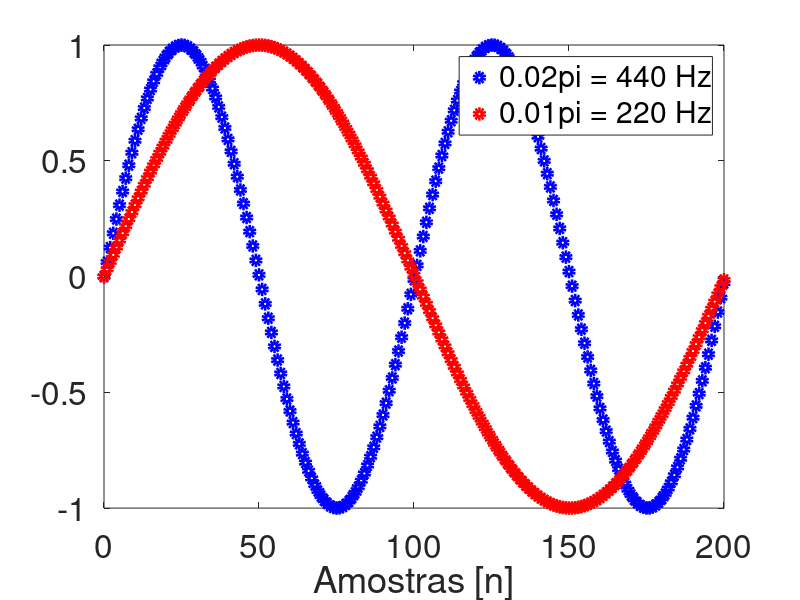

The MATLAB source for this figure: (Note: this script raises an error after producing the figure.)
%%%Plot das imagens utilizadas nos slides%%%
%% Configuracao do plot
% get(groot,'factory') % Exibe todas as propriedades
set(groot, 'defaultLineLineWidth', 4);
set(groot,'defaultLineMarkerSize', 6);
set(groot,'defaultAxesFontSize',24);
set(groot,'PointerLocation',[1080,1980])
%% Síntese de senos
fs = 44100;
f1 = 440;
f2 = 220;
n = 0:1:200;
y1 = sin(2*pi*f1/fs.*n);
y2 = sin(2*pi*f2/fs.*n);

figure(1)
set(gcf, 'Units', 'Normalized', 'OuterPosition', [0 0 1 1]);

clf()
plot(n,y1,'ob')
hold 
plot(n,y2,'or')
xlabel("Amostras [n]")
legend("0.02\pi = 440 Hz","0.01\pi = 220 Hz")
saveas(gcf,'Imagens\sinal_introducao.png')

%% Análise Espectral
%Exemplo 1 - Número de pontos da dtft
n = (0:1:800);
signal =  sin(2*pi*f1/fs.*n) + sin(2*pi*f2/fs.*n) ;
N_fft = 2^12;
%[n_lin,n_col]  =  size(signal);
% signal = reshape(signal, max(n_lin,n_col), min(n_lin,n_col)); 

X_axis_fs = (0:N_fft-1).* (fs/N_fft);
X_axis_wc = (0:N_fft-1).* (2/N_fft);

Mag_resp = abs( fft( signal.* hanning(length(signal) )', N_fft) );
Mag_resp = Mag_resp/max(Mag_resp);

figure(2);
set(gcf, 'Units', 'Normalized', 'OuterPosition', [0 0 1 1]);

clf()
t = tiledlayout(1,1);
ax1 = axes(t);
plot(ax1,X_axis_wc,Mag_resp','ob')
hold 
axis([0,1000*2/fs,0,1])
ax1.XAxisLocation = 'bottom';
xlabel("\omega")

ax2 = axes(t);
plot(ax2,X_axis_fs,Mag_resp','or')
ax2.XAxisLocation = 'top';
ax2.YAxisLocation = 'right';
ax2.Color = 'none';
xlabel("frequências [Hz]")
axis([0,1000,0,1])




%Exemplo 2 - 
N_fft = 2^12;

N_fft = 2^16;
n = 0:1:4000;

[n_lin,n_col]  =  size(signal);
signal = reshape(signal, max(n_lin,n_col), min(n_lin,n_col));

X_axis_fs = (0:N_fft-1).* (fs/N_fft);
X_axis_wc = (0:N_fft-1).* (2/N_fft);

Mag_resp = abs( fft( signal.* hanning(length(signal) ), N_fft) );
Mag_resp = Mag_resp/max(Mag_resp);

figure(2);
set(cgf, 'Position', get(0, 'Screensize'));
clf()
plot(X_axis_fs,Mag_resp,'ob')
xlabel("\omega")
axis([0,0.03,-.1,1.1])
axis([0,500,-.1,1.1])

saveas(gcf,'Imagens\FFT_sinal_introducao.png')


